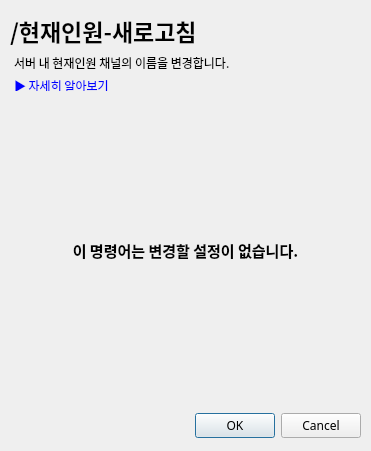
<?xml version="1.0" encoding="UTF-8"?>
<ui version="4.0">
 <class>Dialog</class>
 <widget class="QDialog" name="Dialog">
  <property name="geometry">
   <rect>
    <x>0</x>
    <y>0</y>
    <width>371</width>
    <height>451</height>
   </rect>
  </property>
  <property name="font">
   <font>
    <family>맑은 고딕</family>
   </font>
  </property>
  <property name="windowTitle">
   <string>Dialog</string>
  </property>
  <widget class="QDialogButtonBox" name="buttonBox">
   <property name="geometry">
    <rect>
     <x>70</x>
     <y>410</y>
     <width>291</width>
     <height>31</height>
    </rect>
   </property>
   <property name="orientation">
    <enum>Qt::Horizontal</enum>
   </property>
   <property name="standardButtons">
    <set>QDialogButtonBox::Cancel|QDialogButtonBox::Ok</set>
   </property>
  </widget>
  <widget class="QLabel" name="label">
   <property name="geometry">
    <rect>
     <x>10</x>
     <y>10</y>
     <width>201</width>
     <height>41</height>
    </rect>
   </property>
   <property name="font">
    <font>
     <family>맑은 고딕</family>
     <pointsize>17</pointsize>
     <weight>75</weight>
     <bold>true</bold>
    </font>
   </property>
   <property name="text">
    <string>/현재인원-새로고침</string>
   </property>
  </widget>
  <widget class="QTextBrowser" name="textBrowser">
   <property name="geometry">
    <rect>
     <x>10</x>
     <y>50</y>
     <width>251</width>
     <height>41</height>
    </rect>
   </property>
   <property name="font">
    <font>
     <family>맑은 고딕</family>
    </font>
   </property>
   <property name="styleSheet">
    <string notr="true">background: transparent; border: none;</string>
   </property>
   <property name="verticalScrollBarPolicy">
    <enum>Qt::ScrollBarAlwaysOff</enum>
   </property>
   <property name="horizontalScrollBarPolicy">
    <enum>Qt::ScrollBarAlwaysOff</enum>
   </property>
   <property name="html">
    <string>&lt;!DOCTYPE HTML PUBLIC &quot;-//W3C//DTD HTML 4.0//EN&quot; &quot;http://www.w3.org/TR/REC-html40/strict.dtd&quot;&gt;
&lt;html&gt;&lt;head&gt;&lt;meta name=&quot;qrichtext&quot; content=&quot;1&quot; /&gt;&lt;style type=&quot;text/css&quot;&gt;
p, li { white-space: pre-wrap; }
&lt;/style&gt;&lt;/head&gt;&lt;body style=&quot; font-family:'맑은 고딕'; font-size:9pt; font-weight:400; font-style:normal;&quot;&gt;
&lt;p style=&quot; margin-top:0px; margin-bottom:5px; margin-left:0px; margin-right:0px; -qt-block-indent:0; text-indent:0px;&quot;&gt;서버 내 현재인원 채널의 이름을 변경합니다.&lt;span style=&quot; font-family:'Gulim';&quot;&gt; &lt;/span&gt;&lt;/p&gt;
&lt;p style=&quot; margin-top:0px; margin-bottom:0px; margin-left:0px; margin-right:0px; -qt-block-indent:0; text-indent:0px;&quot;&gt;&lt;a href=&quot;https://github.com/pandamgay/gui_discord_bot&quot;&gt;&lt;span style=&quot; text-decoration: underline; color:#0000ff;&quot;&gt;▶ 자세히 알아보기&lt;/span&gt;&lt;/a&gt;&lt;a href=&quot;https://github.com/pandamgay/gui_discord_bot&quot;&gt;&lt;span style=&quot; font-family:'Gulim'; text-decoration: underline; color:#0000ff;&quot;&gt; &lt;/span&gt;&lt;/a&gt;&lt;/p&gt;&lt;/body&gt;&lt;/html&gt;</string>
   </property>
  </widget>
  <widget class="QWidget" name="verticalLayoutWidget">
   <property name="geometry">
    <rect>
     <x>10</x>
     <y>110</y>
     <width>351</width>
     <height>281</height>
    </rect>
   </property>
   <layout class="QVBoxLayout" name="verticalLayout_2" stretch="0,0,0">
    <property name="sizeConstraint">
     <enum>QLayout::SetDefaultConstraint</enum>
    </property>
    <item>
     <spacer name="verticalSpacer">
      <property name="orientation">
       <enum>Qt::Vertical</enum>
      </property>
      <property name="sizeHint" stdset="0">
       <size>
        <width>20</width>
        <height>40</height>
       </size>
      </property>
     </spacer>
    </item>
    <item>
     <widget class="QLabel" name="label_2">
      <property name="font">
       <font>
        <family>맑은 고딕</family>
        <pointsize>11</pointsize>
        <weight>75</weight>
        <bold>true</bold>
       </font>
      </property>
      <property name="text">
       <string>이 명령어는 변경할 설정이 없습니다.</string>
      </property>
      <property name="alignment">
       <set>Qt::AlignCenter</set>
      </property>
     </widget>
    </item>
    <item>
     <spacer name="verticalSpacer_2">
      <property name="orientation">
       <enum>Qt::Vertical</enum>
      </property>
      <property name="sizeHint" stdset="0">
       <size>
        <width>20</width>
        <height>40</height>
       </size>
      </property>
     </spacer>
    </item>
   </layout>
  </widget>
 </widget>
 <resources/>
 <connections>
  <connection>
   <sender>buttonBox</sender>
   <signal>accepted()</signal>
   <receiver>Dialog</receiver>
   <slot>accept()</slot>
   <hints>
    <hint type="sourcelabel">
     <x>248</x>
     <y>254</y>
    </hint>
    <hint type="destinationlabel">
     <x>157</x>
     <y>274</y>
    </hint>
   </hints>
  </connection>
  <connection>
   <sender>buttonBox</sender>
   <signal>rejected()</signal>
   <receiver>Dialog</receiver>
   <slot>reject()</slot>
   <hints>
    <hint type="sourcelabel">
     <x>316</x>
     <y>260</y>
    </hint>
    <hint type="destinationlabel">
     <x>286</x>
     <y>274</y>
    </hint>
   </hints>
  </connection>
 </connections>
</ui>
